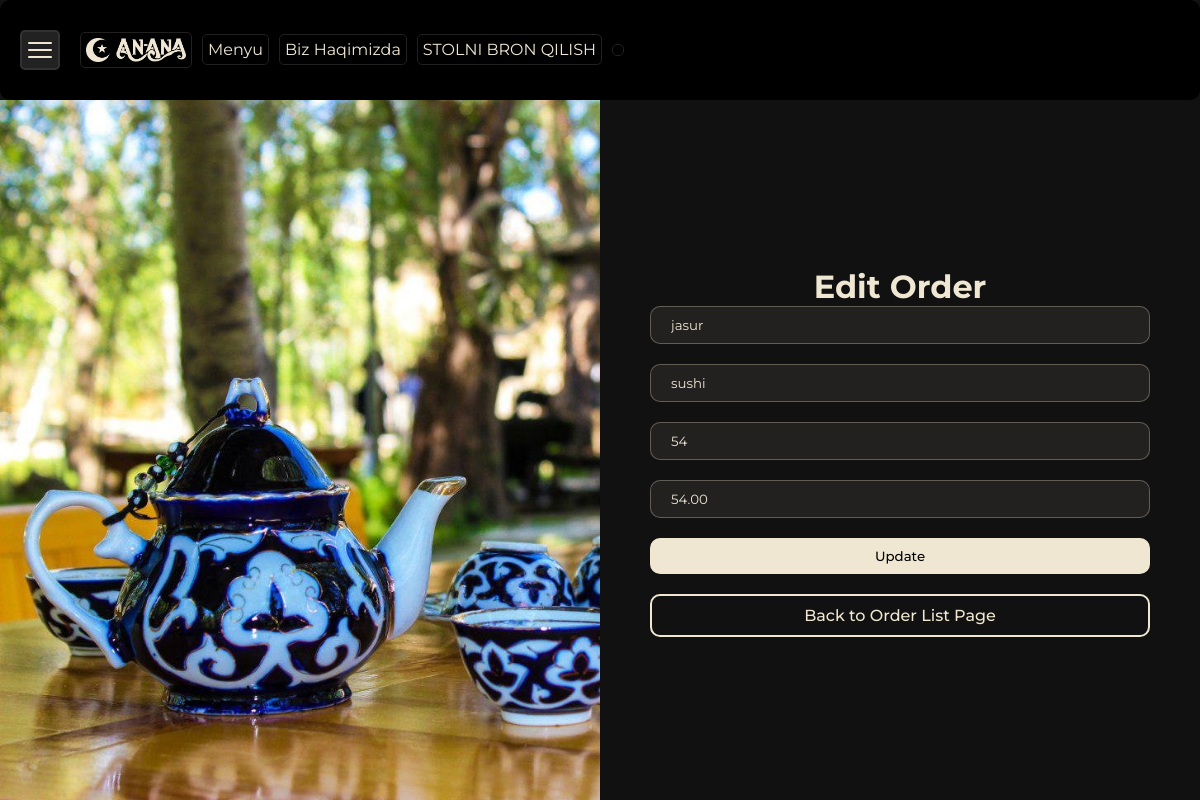
/api/orders/1/edit/, run on the app's committed database.
### menu/models.py (models this page shows, shortened)
class Order(models.Model):
    customer_name = models.CharField(max_length=100)
    product_name = models.CharField(max_length=100)
    quantity = models.PositiveIntegerField()
    price = models.DecimalField(max_digits=10, decimal_places=2)
    order_date = models.DateTimeField(auto_now_add=True)
    author_of_order = models.ForeignKey(User, on_delete=models.CASCADE)

### menu/views.py (the view)
# urls.py: path('orders/<int:pk>/edit/', order_edit_view, name='order-edit-view'),
def order_edit_view(request, pk):
    order = get_object_or_404(Order, pk=pk)
    if request.method == "POST":
        form = OrderForm(request.POST, instance=order)
        if form.is_valid():
            form.save()
            return redirect('myorders')
    else:
        form = OrderForm(instance=order)
    return render(request, 'menu/order_form.html', {'form': form, 'edit': True})

### menu/forms.py
class OrderForm(forms.ModelForm):
    class Meta:
        model = Order
        fields = ['customer_name', 'product_name', 'quantity', 'price']
    def __init__(self, *args, **kwargs):
        super().__init__(*args, **kwargs)
        self.fields['customer_name'].widget.attrs.update({'placeholder': 'Customer name'})
        self.fields['product_name'].widget.attrs.update({'placeholder': 'Product name'})
        self.fields['quantity'].widget.attrs.update({'placeholder': 'Quantity'})
        self.fields['price'].widget.attrs.update({'placeholder': 'Price'})

### menu/templates/menu/order_form.html (shortened to what this page needs)
{% extends "base.html" %}
{% load static %}
{% block css %}
<link rel="stylesheet" href="{% static 'css/order_form.css' %}">
{% endblock css %}
{% block content %}
<div class="order-form-wrapper">
<div class="left">
</div>
<div class="right">
    <h1>{% if edit %}Edit Order{% else %}Create Order{% endif %}</h1>
    <form method="post">
        {{ form.as_p }}
        <button class="white-btn" type="submit">{% if edit %}Update{% else %}Create{% endif %}</button>
        <a class="border-btn" href="{% url 'myorders' %}">Back to Order List Page</a>
    </form>
</div>
</div>
{% endblock content %}

### static/css/navbar.css (style rules this page uses)
* { padding: 0; margin: 0; box-sizing: border-box; font-family: "Montserrat", sans-serif; color: #EFE7D2; }
a { text-decoration: none; }
button { cursor: pointer; }
.border-btn { padding: 10px 20px; background-color: transparent; color: #EFE7D2; border: 2px solid #EFE7D2; font-family: "Montserrat", sans-serif; border-radius: 10px; font-weight: 500; }
.white-btn { padding: 10px 20px; background-color: #EFE7D2; color: #000; font-family: "Montserrat", sans-serif; border-radius: 10px; font-weight: 500; border: none; outline: none; }

### static/css/home.css (style rules this page uses)
* { padding: 0; margin: 0; box-sizing: border-box; font-family: "Montserrat", sans-serif; color: #EFE7D2; }
a { text-decoration: none; }
button { cursor: pointer; }
.border-btn { padding: 10px 20px; background-color: transparent; color: #EFE7D2; border: 2px solid #EFE7D2; font-family: "Montserrat", sans-serif; border-radius: 10px; font-weight: 500; }
.white-btn { padding: 10px 20px; background-color: #EFE7D2; color: #000; font-family: "Montserrat", sans-serif; border-radius: 10px; font-weight: 500; border: none; outline: none; }

### static/css/profile.css (style rules this page uses)
* { padding: 0; margin: 0; box-sizing: border-box; font-family: "Montserrat", sans-serif; color: #EFE7D2; }
a { text-decoration: none; }
button { cursor: pointer; }
.border-btn { padding: 10px 20px; background-color: transparent; color: #EFE7D2; border: 2px solid #EFE7D2; font-family: "Montserrat", sans-serif; border-radius: 10px; font-weight: 500; }
.white-btn { padding: 10px 20px; background-color: #EFE7D2; color: #000; font-family: "Montserrat", sans-serif; border-radius: 10px; font-weight: 500; border: none; outline: none; }

### static/css/order_form.css (style rules this page uses)
* { padding: 0; margin: 0; box-sizing: border-box; font-family: "Montserrat", sans-serif; color: #EFE7D2; }
a { text-decoration: none; }
button { cursor: pointer; }
.border-btn { padding: 10px 20px; background-color: transparent; color: #EFE7D2; border: 2px solid #EFE7D2; font-family: "Montserrat", sans-serif; border-radius: 10px; font-weight: 500; }
.white-btn { padding: 10px 20px; background-color: #EFE7D2; color: #000; font-family: "Montserrat", sans-serif; border-radius: 10px; font-weight: 500; border: none; outline: none; }
.order-form-wrapper .right form p input { width: 100%; background-color: #222120; padding: 10px 20px; border-radius: 10px; border: 1px solid var(--border-default, rgba(239, 231, 210, 0.301)); outline: none; color: #EFE7D2; }
.order-form-wrapper .right form p input::placeholder { color: #807d71; }
.order-form-wrapper { width: 100%; height: 88vh; display: grid; grid-template-columns: 1fr 1fr; }
.order-form-wrapper .left { background-repeat: no-repeat; background-size: cover; }
.order-form-wrapper .right { display: flex; flex-direction: column; justify-content: center; align-items: center; }
.order-form-wrapper .right form { width: 500px; display: flex; flex-direction: column; gap: 20px; }
.order-form-wrapper .right a { width: 100%; text-align: center; }

### data on the page
Order: customer_name "jasur", product_name "sushi", quantity "54", price "54.00"
